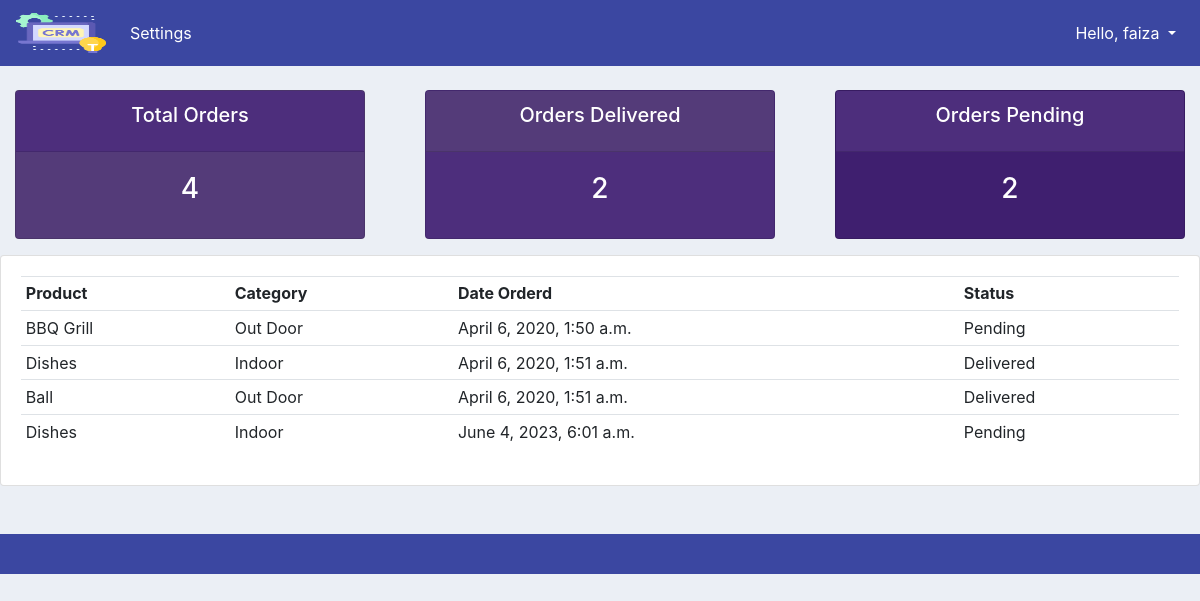
/user/ (signed in), run on the app's committed database.
### accounts/models.py (models this page shows, shortened)
class Order(models.Model):
    STATUS = (
        ('Pending', 'Pending'),
        ('Out for delivery', 'Out for delivery'),
        ('Delivered', 'Delivered'),
    )
    customer = models.ForeignKey(Customer, null=True, on_delete=models.SET_NULL) # one to many relationships
    product = models.ForeignKey(Product, null=True, on_delete=models.SET_NULL) # one to many relationships
    date_created = models.DateTimeField(auto_now_add=True, null=True)
    status = models.CharField(max_length=200, null=True, choices=STATUS)
    note = models.CharField(max_length=1000, null=True) # for custom Search

class Product(models.Model):
    CATEGORY = (
        ('Indoor', 'Indoor'),
        ('Out Door', 'Out Door'),
    )
    name = models.CharField(max_length=200, null=True)
    price = models.FloatField(null=True)
    category = models.CharField(max_length=200, null=True, choices=CATEGORY)
    description = models.CharField(max_length=200, null=True, blank=True)
    date_created = models.DateTimeField(auto_now_add=True, null=True)
    tags = models.ManyToManyField(Tag) # Many to Many relationships
    def __str__(self):
        return self.name

### accounts/decorators.py (the view)
        def wrapper_func(request, *args, **kwargs):
            group = None
            if request.user.groups.exists():
                group = request.user.groups.all()[0].name # index it first one by [0]
            if group in allowed_roles:     # [] admin/staff/customer what ever it is.
                return view_func(request, *args, **kwargs)
            else:
                return HttpResponse('You are not authorized to view this page')

### accounts/views.py (called while the page is built)
@login_required(login_url='login')
@allowed_users(allowed_roles=['customer'])
def userPage(request):
    orders = request.user.customer.order_set.all()
    total_orders = orders.count()
    delivered = orders.filter(status='Delivered').count()
    pending = orders.filter(status='Pending').count()
    context = {'orders':orders, 'total_orders':total_orders, 'delivered':delivered, 'pending':pending}
    return render(request, 'accounts/user.html', context)

### accounts/templates/accounts/user.html
{% extends 'accounts/main.html' %}
{% block content %}
{% include 'accounts/status.html' %}
<div class="row">
	<div class="col-md">
		<div class="card card-body">
			<table class="table table-sm">
				<tr>
					<th>Product</th>
					<th>Category</th>
					<th>Date Orderd</th>
					<th>Status</th>
				</tr>
				{% for order in orders %}
					<tr>
						<td>{{ order.product }}</td>
						<td>{{ order.product.category }}</td>
						<td>{{ order.date_created }}</td>
						<td>{{ order.status }}</td>
					</tr>
				{% endfor %}
			</table>
		</div>
	</div>
</div>
{% endblock %}

### accounts/templates/accounts/navbar.html (shortened to what this page needs)
{% load static %}
{% load qr_code %}
<nav class="navbar navbar-expand-lg navbar-dark" style="background-color: #3B47A1;">
  <a class="navbar-brand" href="{% url 'home' %}">
    <img src="{% static 'images/logo.png' %}" width="90" height="40" alt="">
  </a>
  <div class="collapse navbar-collapse" id="navbarSupportedContent">
    <ul class="navbar-nav mr-auto">
      {% if request.user.is_staff %}
      <li class="nav-item active">
        <a class="nav-link" href="{% url 'home' %}">Dashboard</a>
      </li>
      <li class="nav-item active">
        <a class="nav-link" href="{% url 'products' %}">Products</a>
      </li>
      {% else %}
      <li class="nav-item active">
        <a class="nav-link" href="{% url 'account' %}">Settings</a>
      </li>
      {% endif %}
    </ul>
    <ul class="navbar-nav">
      <li class="nav-item dropdown">
        <a class="nav-link dropdown-toggle" href="#" id="navbarDropdown" role="button" data-toggle="dropdown"
          aria-haspopup="true" aria-expanded="false" style="color: #fff;">
          Hello, {{request.user}}
        </a>
      </li>
    </ul>
  </div>
</nav>

### static/css/main.css (style rules this page uses)
body { background-color: #ebeff5; }

### data on the page
Order: product "BBQ Grill", product.category "Out Door", date_created "April 6, 2020, 1:50 a.m.", status "Pending"
Order: product "Dishes", product.category "Indoor", date_created "April 6, 2020, 1:51 a.m.", status "Delivered"
Order: product "Ball", product.category "Out Door", date_created "April 6, 2020, 1:51 a.m.", status "Delivered"
Order: product "Dishes", product.category "Indoor", date_created "June 4, 2023, 6:01 a.m.", status "Pending"

### other printed values
{{ request.user }} "faiza"
{{ total_orders }} "4"
{{ delivered }} "2"
{{ pending }} "2"
